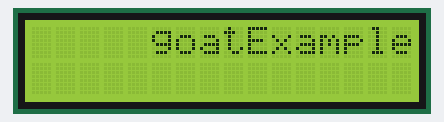
Recording of a sketch running on a simulated Arduino Uno, built with avr-gcc and run on an emulated ATmega328P. On the bench: 16×2 character LCD.

Above: at 0.1 s.
At 2.1 s:
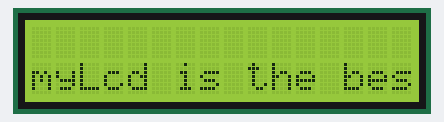
At 4.2 s:
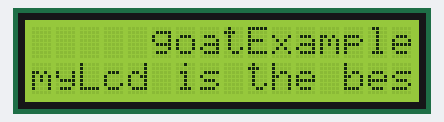

The sketch:

libraryExample_lcd.ino
```cpp
#include "myLcdLibrary.h"

mylcd mylcd;

void setup() {
  mylcd.lcdsetup();

}

void loop() {
  mylcd.lcdPrint(5,0,"goatExample");
  delay(2000);
  mylcd.lcdClear();
  mylcd.lcdPrint(0,1,"myLcd is the best");
  delay(2000);
}
```

myLcdLibrary.cpp
```cpp
#include "myLcdLibrary.h"
#include <LiquidCrystal_I2C.h>
LiquidCrystal_I2C lcd(0x27, 16, 2);

mylcd::mylcd(){

}

void mylcd::lcdsetup() {
  lcd.begin();
  lcd.backlight();
}

void mylcd::lcdPrint(int col,int row,String message){
  lcd.setCursor(col, row);
  lcd.print(message);
}


void mylcd::lcdClear(){
  lcd.clear();
}
```

myLcdLibrary.h
```cpp
#include <Arduino.h>

#ifndef lcdismine
#define lcdismine

class mylcd {
  public:
    mylcd();
    void lcdsetup();
    void lcdPrint(int col,int row,String message);
    void lcdClear();

  private:

};


#endif
```

Measured:
- what the display in image 1 shows lasts 2.0 s, from 2.1 s to 4.1 s
